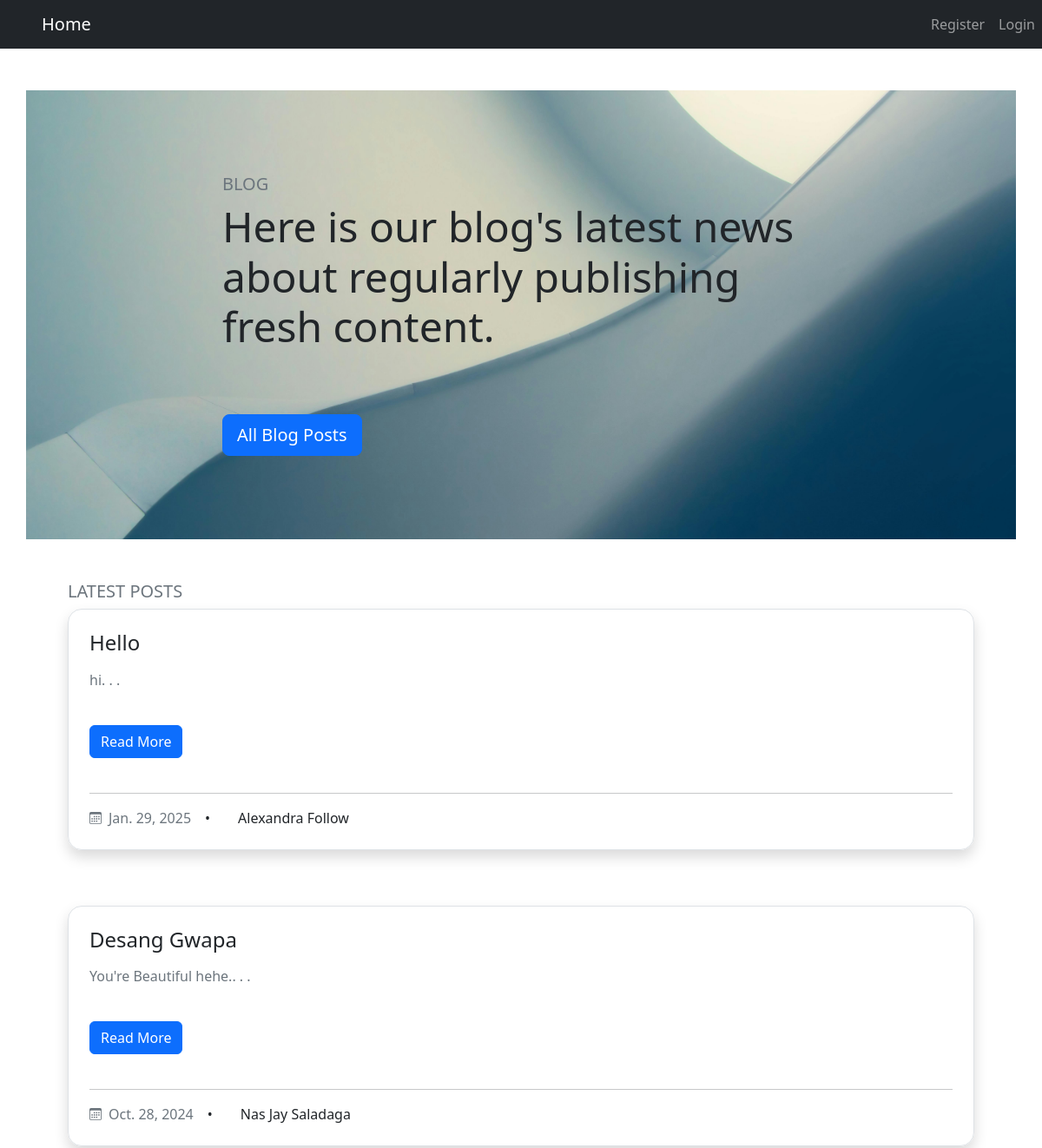
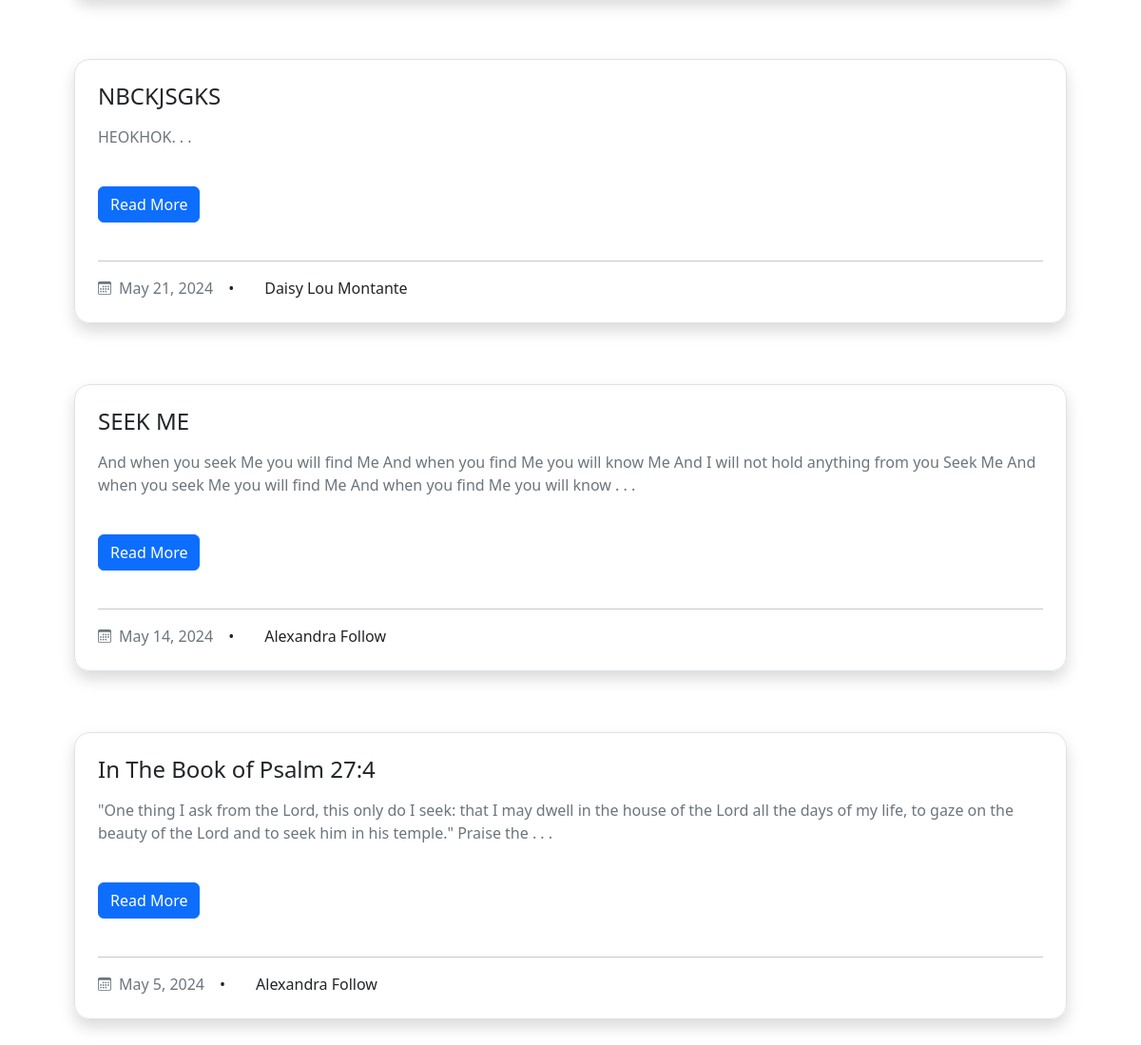
The page / on the database its author committed (2 pictures, top to bottom).
### blogpost/models.py (models this page shows, shortened)
class Post(models.Model):
    title = models.CharField(max_length=255)
    author = models.ForeignKey(User, on_delete=models.CASCADE)
    body = models.TextField()
    post_date = models.DateField(auto_now_add=True)
    likes = models.ManyToManyField(User, related_name='blogpost')

### blogpost/views.py (the view)
# urls.py: path('', Featured.as_view(), name='home'),
class Featured(ListView):
    model = Post
    template_name = 'featured-blogs.html'
    ordering = ['-post_date']

### blogpost/templates/featured-blogs.html (shortened to what this page needs)
{% extends "base.html" %}
{% block content %}
<section class="py-3 py-md-5 py-xl-8 " >
    <div class="container overflow-hidden p-5" style="background-image: url('/static/img/pixel.jpg'); background-repeat: no-repeat; background-size: cover; background-position: center;">
        <div class="row">
        <div class="container col-12 col-md-10 col-lg-8">
          <div class="conside mt-5 justify-items-center">
              <h3 class="fs-5 mb-2 text-secondary text-uppercase">Blog</h3>
              <h2 class="display-5 mb-4">Here is our blog's latest news about regularly publishing fresh content.</h2>
                <a href="{% url 'all'  %}">
                  <button type="button" class="btn btn-lg btn-primary mb-3 mb-md-4 mb-xl-5 mt-5">All Blog Posts</button>
                </a>
          </div>
        </div>
        </div>
    </div>
    <div class="container overflow-hidden p-5">
        <h1 class="fs-5 mb-2 text-secondary text-uppercase">Latest Posts</h1>
          <article>
             {% for post in object_list|slice:":5"  %}
            <div class="card border-0 mb-3 shadow d-flex rounded-4">
              <div class="card-body border bg-white p-4 rounded-4">
                <div class="entry-header mb-3">
                  <h2 class="card-title entry-title h4 mb-0">
                    <a class="link-dark text-decoration-none" href="{% url 'blogdetail' post.pk %}">{{post.title}}</a>
                  </h2>
                </div>
                <p class="card-text entry-summary text-secondary mb-3">
                    {{ post.body|slice:":200"|safe }}. . .
                </p>
                <a href="{% url 'blogdetail' post.pk %}" class="btn btn-primary mt-4 text-nowrap entry-more">Read More</a>
                <br><br>
                <hr>
                <ul class="entry-meta list-unstyled d-flex align-items-center m-0">
                  <li>
                    <a class="fs-7 link-secondary text-decoration-none d-flex align-items-center" href="#!">
                      <span class="ms-2 fs-7">{{ post.post_date }}</span>
                    </a>
                  </li>
                  <li>
                    <span class="px-3">&bull;</span>
                  </li>
                  <li>
                    <span class="px-3">{{ post.author.first_name }} {{ post.author.last_name }}</span>
                  </li>
                </ul>
              </div>
            </div>
            <br><br>
              {% endfor %}
          </article>
    </div>
  </section>
{% endblock %}

### rows shown on the page
Post: title "Hello", body "hi", post_date "Jan. 29, 2025", author.first_name "Alexandra", author.last_name "Follow"
Post: title "Desang Gwapa", body "You're Beautiful hehe.", post_date "Oct. 28, 2024", author.first_name "Nas Jay", author.last_name "Saladaga"
Post: title "NBCKJSGKS", body "HEOKHOK", post_date "May 21, 2024", author.first_name "Daisy Lou", author.last_name "Montante"
Post: title "SEEK ME", body "And when you seek Me you will find Me And when you find Me you will know Me And I will not hold anything from you Seek Me And when you seek Me you will find Me And when you find Me you will know", post_date "May 14, 2024", author.first_name "Alexandra", author.last_name "Follow"
Post: title "In The Book of Psalm 27:4", body "\"One thing I ask from the Lord, this only do I seek: that I may dwell in the house of the Lord all the days of my life, to gaze on the beauty of the Lord and to seek him in his temple.\" Praise the", post_date "May 5, 2024", author.first_name "Alexandra", author.last_name "Follow"
